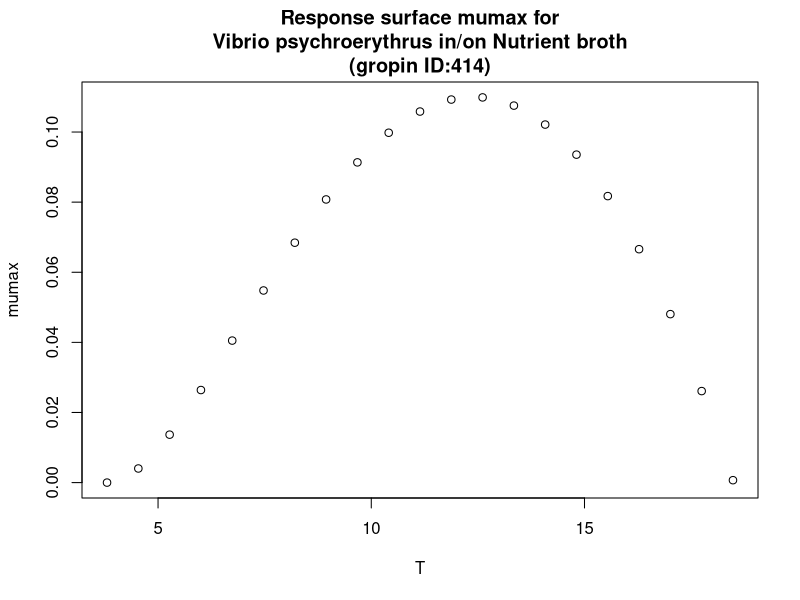

Recreate this plot in R.
#############################
# start of Parameter script
#############################
T <- seq(3.8038,18.4815184815185,length.out=21)
#############################
# end of Parameter script
#############################
############################# 
# start of Model script Gropin ID 414 
#############################
 
# constant coefficients for this model
 
variables <- data.frame(T)
argumentsPar <- expand.grid(variables)
 
# heart of the model
response_surface <- function(T) {
   mumax <-(1.1*(10^-1)*(T-18.5)*((T-3.8)^2))/((12.4-3.8)*((12.4-3.8)*(T-12.4)-(12.4-18.5)*(12.4+3.8-2*T)))

return(mumax=mumax)
} 

# output parameters
responseSurface <- cbind(argumentsPar,response_surface(argumentsPar['T']))
colnames(responseSurface) <- c(colnames(argumentsPar),'mumax')
#############################
# End of Model script
#############################
############################# 
# start of Visualisation script Gropin ID 414 
#############################
plot(T,responseSurface$'mumax',xlab='T',
                          ylab='mumax',main='Response surface mumax for
Vibrio psychroerythrus in/on Nutrient broth
(gropin ID:414)')
#############################
# End of Visualisation script
#############################
